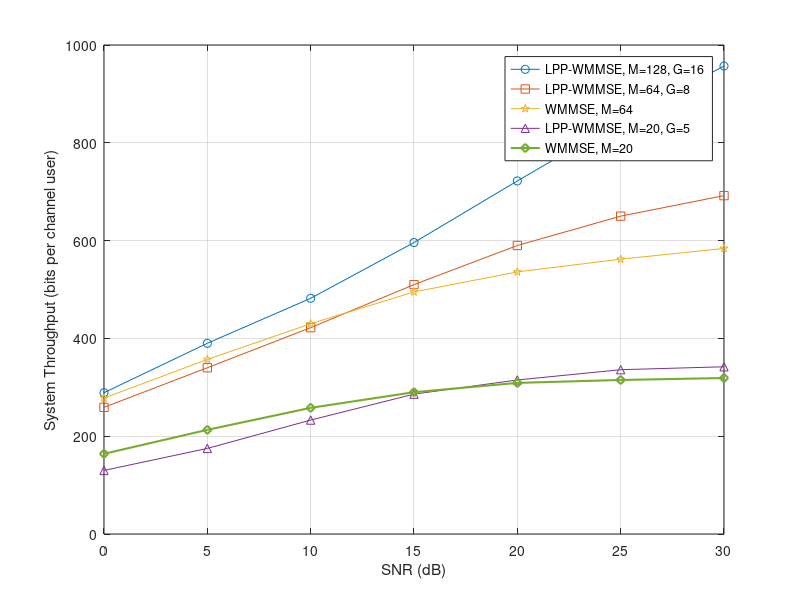

This figure's MATLAB source:
dB = [0 : 5 : 30];
rM8Q8C7 = [259, 340, 422, 510, 590, 650, 692];
rpcM8Q8C7 = [1.0 0.99 0.99 0.98 0.99, 0.99, 0.99];
wmmseM8Q8C7 = [278, 357, 430, 495, 536, 562, 584];

rM8Q16C7 = [289, 390, 482, 596, 722, 845, 957];

rM4Q5C7 = [130, 175, 233, 286, 315, 336, 342];
wmmseM4Q5C7 = [164, 213, 258, 290, 309, 315, 319];
% power consumption 100%

plot(dB, rM8Q16C7, '-o', dB, rM8Q8C7, '-s', dB, wmmseM8Q8C7, '-p', dB, rM4Q5C7, '-^', dB, wmmseM4Q5C7, '-d', 'LineWidth', 1.5);
legend('LPP-WMMSE, M=128, G=16', 'LPP-WMMSE, M=64, G=8', 'WMMSE, M=64', 'LPP-WMMSE, M=20, G=5', 'WMMSE, M=20');
grid on;
xlabel('SNR (dB)');
ylabel('System Throughput (bits per channel user)');
